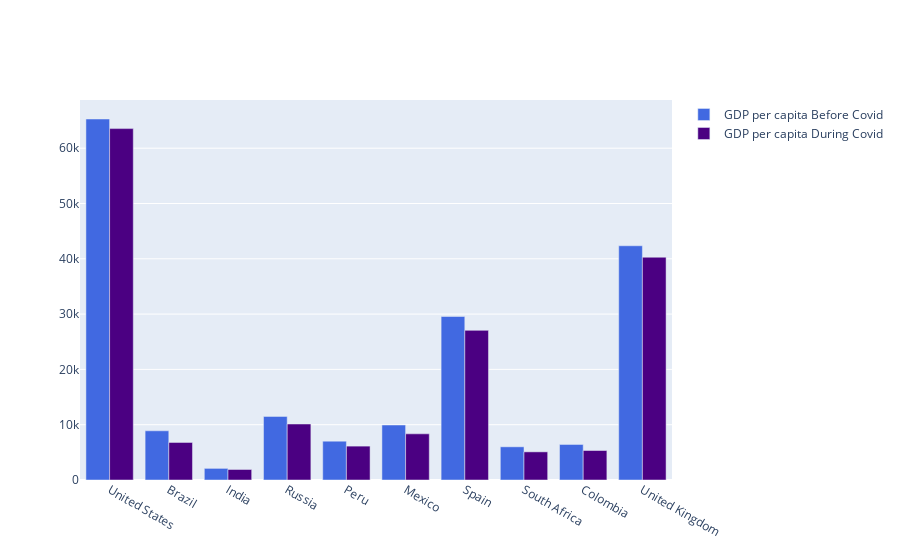

Notebook code cell kept with this figure:
### Code cell
fig = go.Figure()
fig.add_trace(go.Bar(
    x=Top10cases["Country"],
    y=Top10cases["GDP Before Covid"],
    name='GDP per capita Before Covid',
    marker_color='royalblue'
))
fig.add_trace(go.Bar(
    x=Top10cases["Country"],
    y=Top10cases["GDP During Covid"],
    name='GDP per capita During Covid',
    marker_color='indigo'
))
fig.show()

### Figure 1 — Plotly figure (JSON) as saved in the notebook; plotly's stock layout.template omitted (floating-point values rounded to 4 significant figures)
{"data": [{"marker": {"color": "royalblue"}, "name": "GDP per capita Before Covid", "type": "bar", "x": ["United States", "Brazil", "India", "Russia", "Peru", "Mexico", "Spain", "South Africa", "Colombia", "United Kingdom"], "y": [65280.0, 8897.0, 2101.0, 11500.0, 7028.0, 9946.0, 29560.0, 6001.0, 6425.0, 42350.0]}, {"marker": {"color": "indigo"}, "name": "GDP per capita During Covid", "type": "bar", "x": ["United States", "Brazil", "India", "Russia", "Peru", "Mexico", "Spain", "South Africa", "Colombia", "United Kingdom"], "y": [63540.0, 6797.0, 1901.0, 10130.0, 6127.0, 8347.0, 27060.0, 5091.0, 5333.0, 40280.0]}], "layout": {}}
